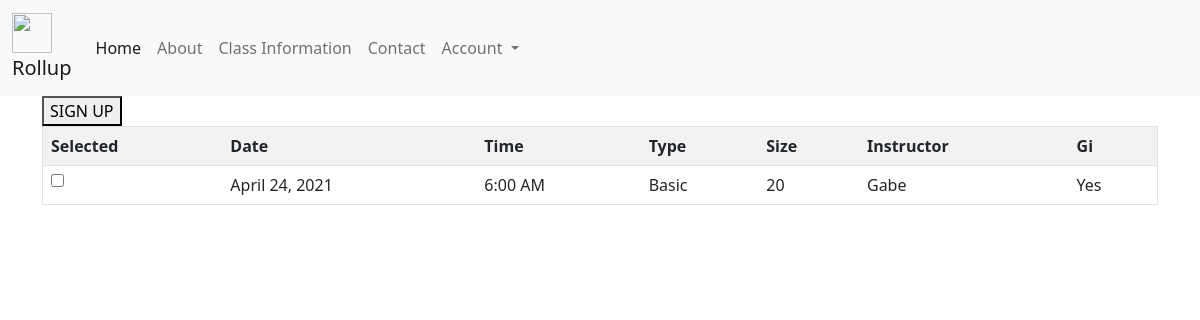
The page /accountDash/schedule/ (signed in) on the database as committed earlier.
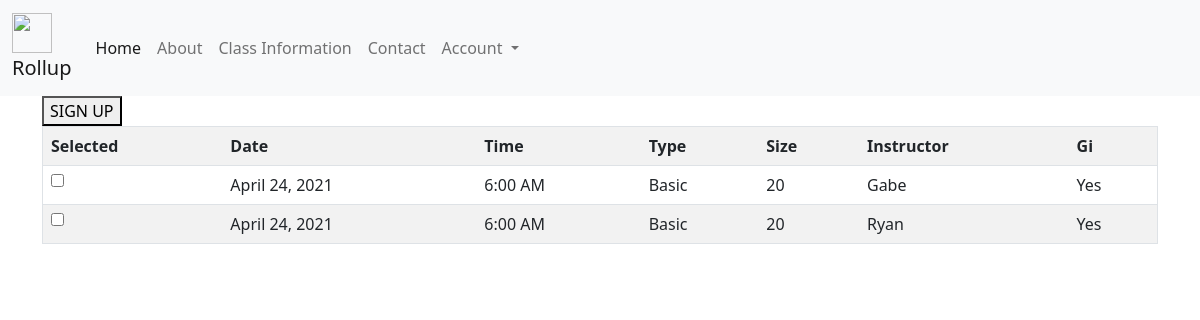
The same page on the database as committed later.
### Pages/models.py (models this page shows, shortened)
class Classes(models.Model):
    BASIC = 'Basic'
    ADVANCED = 'Advanced'
    COMPETITION = 'Competition'
    choiceClasses = [(BASIC, "Adults - Basics"),(ADVANCED, "Adults - Advanced"), (COMPETITION, "Adults - Competition") ]
    AM = '6:00 AM' #6AM
    ANOON = '12:00 PM'
    PM = '7:00 PM' #7PM
    choiceTime = [(AM, "6:00 AM"), (ANOON, "12:00 PM"), (PM, "7:00 PM")]
    YES = 'Yes'
    NO = 'No'
    choiceGi = [(YES, "Yes"),(NO, "No")]
    id = models.AutoField('id', primary_key=True, auto_created=True, editable=False)
    type = models.CharField('type', max_length=50, choices = choiceClasses, default=BASIC)
    date = models.DateField(default=timezone.now)  # add date field
    time = models.CharField('time', max_length=10, choices = choiceTime, default=AM)
    size = models.IntegerField('size', default=20, validators=[MinValueValidator(0)])
    num_signed_up = models.IntegerField('num_signed_up', default=0, validators=[MinValueValidator(0)], editable=False)
    instructor = models.CharField('instructor', max_length=50)
    gi = models.CharField('gi', max_length=3, choices=choiceGi, default=YES)
    class Meta:
        verbose_name_plural = "Classes"

### Pages/views.py (the view, shortened to what this page needs)
# urls.py: path('accountDash/schedule/',SchedulePage, name = 'schedule'),
@login_required
def SchedulePage(request):
    all_classes = Classes.objects.order_by('date') #get all the entries from the classes table ordered by date
    contextOfClasses = {
        'classes' : all_classes
    }
    return render(request, "accountDashPage/schedulePage.html", contextOfClasses)

### Pages/templates/accountDashPage/schedulePage.html (shortened to what this page needs)
{% extends 'base.html' %}
{% block content %}
    <form method="post">
        <button type="submit" name="SignUpForClass">SIGN UP</button>
        <table class= "table table-striped" border =1>
            <tr>
                <th>Selected</th>
                <th>Date</th>
                <th>Time</th>
                <th>Type</th>
                <th>Size</th>
                <th>Instructor</th>
                <th>Gi</th>
            </tr>
            {% for i in classes %}
                <tr>
                    <td>
                        <input type="checkbox" name="checkbox" value={{i.id}} />
                    </td>
                    <td>{{i.date}}</td>
                    <td>{{i.time}}</td>
                    <td>{{i.type}}</td>
                    <td>{{i.size}}</td>
                    <td>{{i.instructor}}</td>
                    <td>{{i.gi}}</td>
                </tr>
            {% endfor %}
        </table>
    </form>
{% endblock content %}

Rows that differ between the two databases and show on the page:
added Classes: date "April 24, 2021", time "6:00 AM", type "Basic", size "20", instructor "Ryan", gi "Yes"
